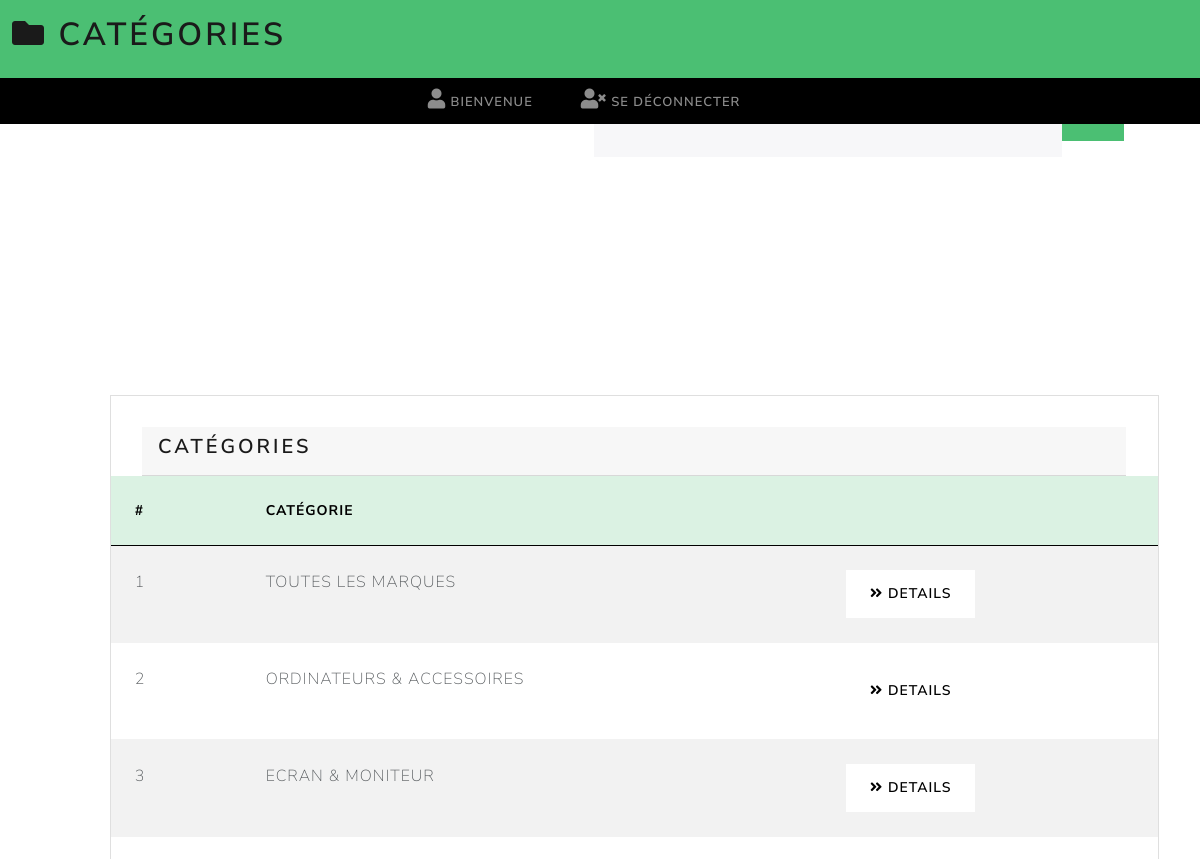
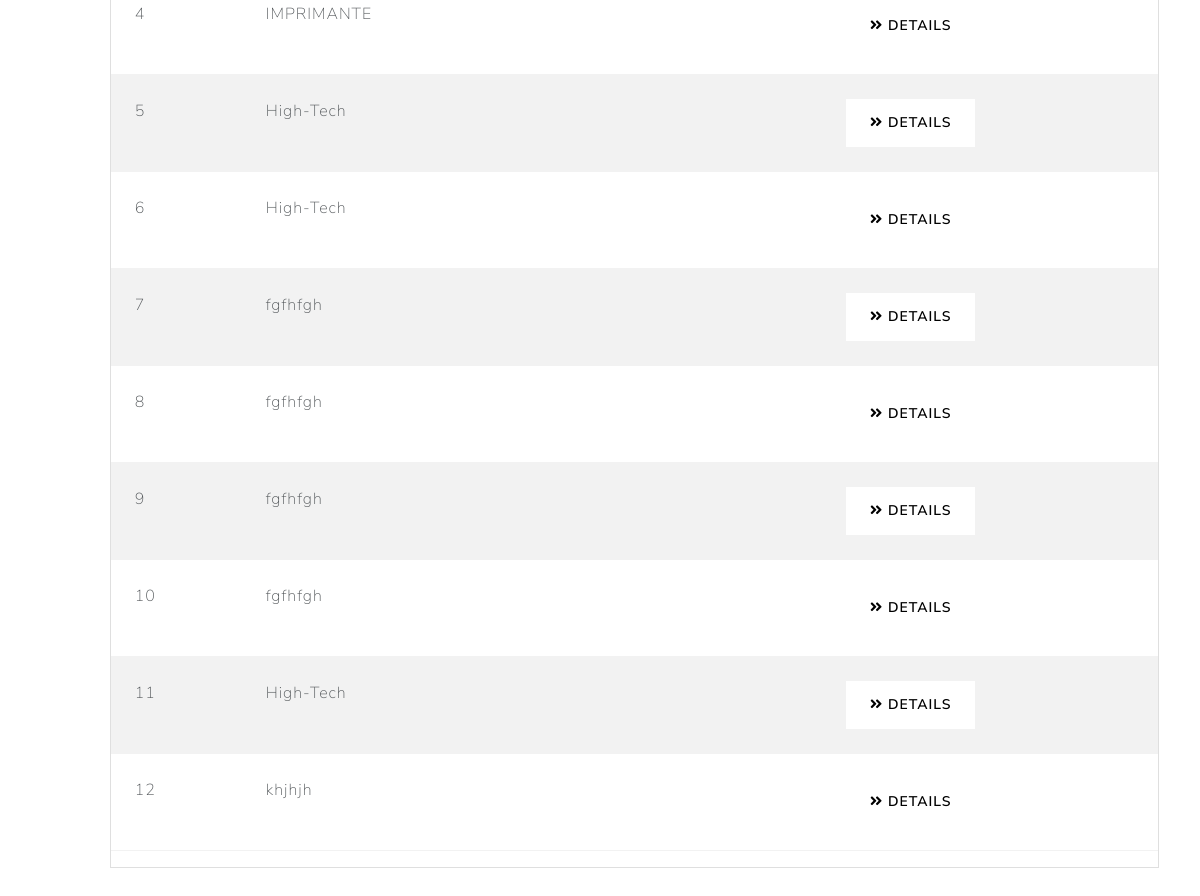
The page /admin/categorie.php on the database its author committed (2 pictures, top to bottom).
### tables this page shows
CREATE TABLE `categorie` (
  `id_categorie` int(11) NOT NULL,
  `lib_cat` varchar(50) DEFAULT NULL
);

### admin/categorie.php (the view, shortened to what this page needs)
<?php
require('../connexion.php');
$sth = $bdd->prepare("SELECT * FROM categorie");
$sth->execute();
$categories = $sth->fetchAll(PDO::FETCH_ASSOC);
?>
<?php include 'header.php' ?>
<header id="main-header" class="py-3 bg-success text-white">
    <div class="container-fluid">
        <div class="row">
            <div class="col-md-6">
                <h1><i class="fas fa-folder"></i> Catégories</h1>
            </div>
        </div>
    </div>
</header>
<section id="search" class="py-4 mb-4">
    <div class="container">
        <div class="row">
            <div class="col-md-6 ms-auto">
                <div class="input-group">
                    <div class="input-group-append">
                        <button class="btn btn-success"><i class="fas fa-search"></i></button>
                    </div>
                </div>
            </div>
        </div>
    </div>
</section>
<section id="category">
    <div class="container">
        <div class="row">
            <div class="col-md-12">
                <div class="card">
                    <div class="card-header">
                        <h4>Catégories</h4>
                    </div>
                    <table class="table table-striped">
                        <thead class="table-success">
                            <tr>
                                <th>#</th>
                                <th>Catégorie</th>
                                <th> </th>
                            </tr>
                        </thead>
                        <tbody>
                            <?php foreach ($categories as $categorie) : ?>
                                <tr>
                                    <td><?= $categorie['id_categorie']; ?></td>
                                    <td><?= $categorie['lib_cat']; ?></td>
                                    <td>
                                        <a href="details_cat.php?id=<?= $categorie['id_categorie'] ?>" class="btn btn-secondary">
                                            <i class="fas fa-angle-double-right"></i> Details
                                        </a>
                                    </td>
                                </tr>
                            <?php endforeach; ?>
                        </tbody>
                    </table>
                </div>
            </div>
        </div>
    </div>
</section>

### css/style.css (style rules this page uses)
:root { --bs-blue: #007bff; --bs-indigo: #6610f2; --bs-purple: #6f42c1; --bs-pink: #e83e8c; --bs-red: #d9534f; --bs-orange: #fd7e14; --bs-yellow: #f0ad4e; --bs-green: #4bbf73; --bs-teal: #20c997; --bs-cyan: #1f9bcf; --bs-white: #fff; --bs-gray: #919aa1; --bs-gray-dark: #343a40; --bs-primary: #1a1a1a; --bs-secondary: #fff; --bs-success: #4bbf73; --bs-info: #1f9bcf; --bs-warning: #f0ad4e; --bs-danger: #d9534f; --bs-light: #fff; --bs-dark: #343a40; --bs-font-sans-serif: "Nunito Sans", -apple-system, BlinkMacSystemFont, "Segoe UI", Roboto, "Helvetica Neue", Arial, sans-serif, "Apple Color Emoji", "Segoe UI Emoji", "Segoe UI Symbol"; --bs-font-monospace: SFMono-Regular, Menlo, Monaco, Consolas, "Liberation Mono", "Courier New", monospace; --bs-gradient: linear-gradient(180deg, rgba(255, 255, 255, 0.15), rgba(255, 255, 255, 0)); }
header { background-color: black; display: flex; width: 100%; }
* { padding: 0; margin: 0; }
body { height: 100vh; font-family: var(--bs-font-sans-serif); color: #55595c; }
header { position: fixed; z-index: 999; }
section { display: flex; justify-content: space-around; }
section div { margin: 3%; }

### rows shown on the page
categorie: id_categorie "1", lib_cat "TOUTES LES MARQUES"
categorie: id_categorie "2", lib_cat "ORDINATEURS & ACCESSOIRES"
categorie: id_categorie "3", lib_cat "ECRAN & MONITEUR"
categorie: id_categorie "4", lib_cat "IMPRIMANTE"
categorie: id_categorie "5", lib_cat "High-Tech"
categorie: id_categorie "6", lib_cat "High-Tech"
categorie: id_categorie "7", lib_cat "fgfhfgh"
categorie: id_categorie "8", lib_cat "fgfhfgh"
categorie: id_categorie "9", lib_cat "fgfhfgh"
categorie: id_categorie "10", lib_cat "fgfhfgh"
categorie: id_categorie "11", lib_cat "High-Tech"
categorie: id_categorie "12", lib_cat "khjhjh"
